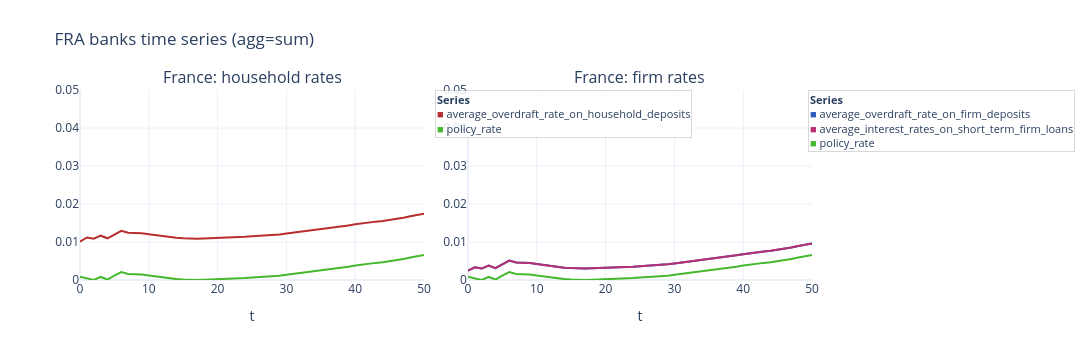

Notebook cell for this chart:
### Code cell
fig = plot_agent_timeseries(
    model,
    "FRA",
    "banks",
    [
        ["average_overdraft_rate_on_household_deposits", "central_bank.policy_rate"],
        [
            "average_overdraft_rate_on_firm_deposits",
            "average_interest_rates_on_short_term_firm_loans",
            "central_bank.policy_rate",
        ],
    ],
    panel_titles=["France: household rates", "France: firm rates"],
    no_cols=2,
    **FIG_SIZE_WIDE,
    show_legend=True,
    show=False,
)

fig.update_yaxes(range=[0, 0.05])
fig.show()

### Figure 1 — Plotly figure (JSON) as saved in the notebook; plotly's stock layout.template omitted (floating-point values rounded to 4 significant figures)
{"data": [{"line": {"color": "hsl(0, 60%, 45%)", "width": 2}, "mode": "lines", "name": "average_overdraft_rate_on_household_deposits", "showlegend": false, "type": "scatter", "x": [0, 1, 2, 3, 4, 5, 6, 7, 8, 9, 10, 11, 12, 13, 14, 15, 16, 17, 18, 19, 20, 21, 22, 23, 24, 25, 26, 27, 28, 29, 30, 31, 32, 33, 34, 35, 36, 37, 38, 39, 40, 41, 42, 43, 44, 45, 46, 47, 48, 49, 50], "xaxis": "x", "y": [0.01007, 0.01119, 0.01086, 0.01166, 0.01097, 0.01203, 0.01296, 0.01245, 0.0124, 0.01229, 0.01207, 0.01181, 0.01155, 0.0113, 0.0111, 0.01098, 0.01088, 0.01088, 0.01092, 0.01097, 0.01102, 0.01108, 0.01118, 0.01126, 0.01136, 0.01149, 0.01158, 0.01165, 0.01181, 0.01199, 0.01221, 0.01245, 0.01268, 0.01289, 0.01309, 0.01325, 0.01351, 0.01374, 0.01403, 0.01437, 0.01465, 0.01493, 0.01515, 0.01536, 0.01553, 0.01577, 0.01606, 0.0164, 0.01678, 0.01712, 0.01745], "yaxis": "y"}, {"line": {"color": "hsl(110, 60%, 45%)", "width": 2}, "mode": "lines", "name": "policy_rate", "showlegend": false, "type": "scatter", "x": [0, 1, 2, 3, 4, 5, 6, 7, 8, 9, 10, 11, 12, 13, 14, 15, 16, 17, 18, 19, 20, 21, 22, 23, 24, 25, 26, 27, 28, 29, 30, 31, 32, 33, 34, 35, 36, 37, 38, 39, 40, 41, 42, 43, 44, 45, 46, 47, 48, 49, 50], "xaxis": "x", "y": [0.0008333, 0.0003393, 0, 0.0008015, 0.0001191, 0.001179, 0.002102, 0.001592, 0.00155, 0.001438, 0.001211, 0.0009499, 0.000692, 0.0004419, 0.0002421, 0.0001216, 2.434e-05, 2.651e-05, 6.579e-05, 0.0001123, 0.0001597, 0.0002279, 0.0003209, 0.0004021, 0.0005077, 0.0006361, 0.0007248, 0.0007923, 0.0009589, 0.001137, 0.001356, 0.001595, 0.001826, 0.002038, 0.00224, 0.002397, 0.002654, 0.002885, 0.003178, 0.003514, 0.003795, 0.004075, 0.004293, 0.004506, 0.004672, 0.004915, 0.005203, 0.005544, 0.005922, 0.006268, 0.00659], "yaxis": "y"}, {"line": {"color": "hsl(220, 60%, 45%)", "width": 2}, "mode": "lines", "name": "average_overdraft_rate_on_firm_deposits", "showlegend": false, "type": "scatter", "x": [0, 1, 2, 3, 4, 5, 6, 7, 8, 9, 10, 11, 12, 13, 14, 15, 16, 17, 18, 19, 20, 21, 22, 23, 24, 25, 26, 27, 28, 29, 30, 31, 32, 33, 34, 35, 36, 37, 38, 39, 40, 41, 42, 43, 44, 45, 46, 47, 48, 49, 50], "xaxis": "x2", "y": [0.002456, 0.003349, 0.00301, 0.003812, 0.003129, 0.004189, 0.005112, 0.004603, 0.00456, 0.004448, 0.004221, 0.00396, 0.003702, 0.003452, 0.003252, 0.003132, 0.003034, 0.003037, 0.003076, 0.003122, 0.00317, 0.003238, 0.003331, 0.003412, 0.003518, 0.003646, 0.003735, 0.003802, 0.003969, 0.004147, 0.004366, 0.004605, 0.004836, 0.005048, 0.00525, 0.005408, 0.005664, 0.005895, 0.006188, 0.006525, 0.006805, 0.007085, 0.007304, 0.007516, 0.007682, 0.007926, 0.008213, 0.008554, 0.008932, 0.009278, 0.0096], "yaxis": "y2"}, {"line": {"color": "hsl(330, 60%, 45%)", "width": 2}, "mode": "lines", "name": "average_interest_rates_on_short_term_firm_loans", "showlegend": false, "type": "scatter", "x": [0, 1, 2, 3, 4, 5, 6, 7, 8, 9, 10, 11, 12, 13, 14, 15, 16, 17, 18, 19, 20, 21, 22, 23, 24, 25, 26, 27, 28, 29, 30, 31, 32, 33, 34, 35, 36, 37, 38, 39, 40, 41, 42, 43, 44, 45, 46, 47, 48, 49, 50], "xaxis": "x2", "y": [0.002456, 0.003349, 0.00301, 0.003812, 0.003129, 0.004189, 0.005112, 0.004603, 0.00456, 0.004448, 0.004221, 0.00396, 0.003702, 0.003452, 0.003252, 0.003132, 0.003034, 0.003037, 0.003076, 0.003122, 0.00317, 0.003238, 0.003331, 0.003412, 0.003518, 0.003646, 0.003735, 0.003802, 0.003969, 0.004147, 0.004366, 0.004605, 0.004836, 0.005048, 0.00525, 0.005408, 0.005664, 0.005895, 0.006188, 0.006525, 0.006805, 0.007085, 0.007304, 0.007516, 0.007682, 0.007926, 0.008213, 0.008554, 0.008932, 0.009278, 0.0096], "yaxis": "y2"}, {"line": {"color": "hsl(110, 60%, 45%)", "width": 2}, "mode": "lines", "name": "policy_rate", "showlegend": false, "type": "scatter", "x": [0, 1, 2, 3, 4, 5, 6, 7, 8, 9, 10, 11, 12, 13, 14, 15, 16, 17, 18, 19, 20, 21, 22, 23, 24, 25, 26, 27, 28, 29, 30, 31, 32, 33, 34, 35, 36, 37, 38, 39, 40, 41, 42, 43, 44, 45, 46, 47, 48, 49, 50], "xaxis": "x2", "y": [0.0008333, 0.0003393, 0, 0.0008015, 0.0001191, 0.001179, 0.002102, 0.001592, 0.00155, 0.001438, 0.001211, 0.0009499, 0.000692, 0.0004419, 0.0002421, 0.0001216, 2.434e-05, 2.651e-05, 6.579e-05, 0.0001123, 0.0001597, 0.0002279, 0.0003209, 0.0004021, 0.0005077, 0.0006361, 0.0007248, 0.0007923, 0.0009589, 0.001137, 0.001356, 0.001595, 0.001826, 0.002038, 0.00224, 0.002397, 0.002654, 0.002885, 0.003178, 0.003514, 0.003795, 0.004075, 0.004293, 0.004506, 0.004672, 0.004915, 0.005203, 0.005544, 0.005922, 0.006268, 0.00659], "yaxis": "y2"}], "layout": {"annotations": [{"font": {"size": 16}, "showarrow": false, "text": "France: household rates", "x": 0.235, "xanchor": "center", "xref": "paper", "y": 1, "yanchor": "bottom", "yref": "paper"}, {"font": {"size": 16}, "showarrow": false, "text": "France: firm rates", "x": 0.765, "xanchor": "center", "xref": "paper", "y": 1, "yanchor": "bottom", "yref": "paper"}, {"align": "left", "bgcolor": "rgba(255,255,255,0.85)", "bordercolor": "rgba(0,0,0,0.15)", "borderwidth": 1, "font": {"size": 11}, "showarrow": false, "text": "<b>Series</b><br><span style=\"color:hsl(0, 60%, 45%);\">■</span> average_overdraft_rate_on_household_deposits<br><span style=\"color:hsl(110, 60%, 45%);\">■</span> policy_rate", "x": 0.485, "xanchor": "left", "xref": "paper", "y": 1, "yanchor": "top", "yref": "paper"}, {"align": "left", "bgcolor": "rgba(255,255,255,0.85)", "bordercolor": "rgba(0,0,0,0.15)", "borderwidth": 1, "font": {"size": 11}, "showarrow": false, "text": "<b>Series</b><br><span style=\"color:hsl(220, 60%, 45%);\">■</span> average_overdraft_rate_on_firm_deposits<br><span style=\"color:hsl(330, 60%, 45%);\">■</span> average_interest_rates_on_short_term_firm_loans<br><span style=\"color:hsl(110, 60%, 45%);\">■</span> policy_rate", "x": 0.995, "xanchor": "left", "xref": "paper", "y": 1, "yanchor": "top", "yref": "paper"}], "height": 360, "hovermode": "x unified", "legend": {}, "margin": {"r": 280, "t": 90}, "title": {"text": "FRA banks time series (agg=sum)"}, "width": 1200, "xaxis": {"anchor": "y", "domain": [0, 0.47], "title": {"text": "t"}}, "xaxis2": {"anchor": "y2", "domain": [0.53, 1], "title": {"text": "t"}}, "yaxis": {"anchor": "x", "domain": [0, 1], "range": [0, 0.05]}, "yaxis2": {"anchor": "x2", "domain": [0, 1], "range": [0, 0.05]}}}
